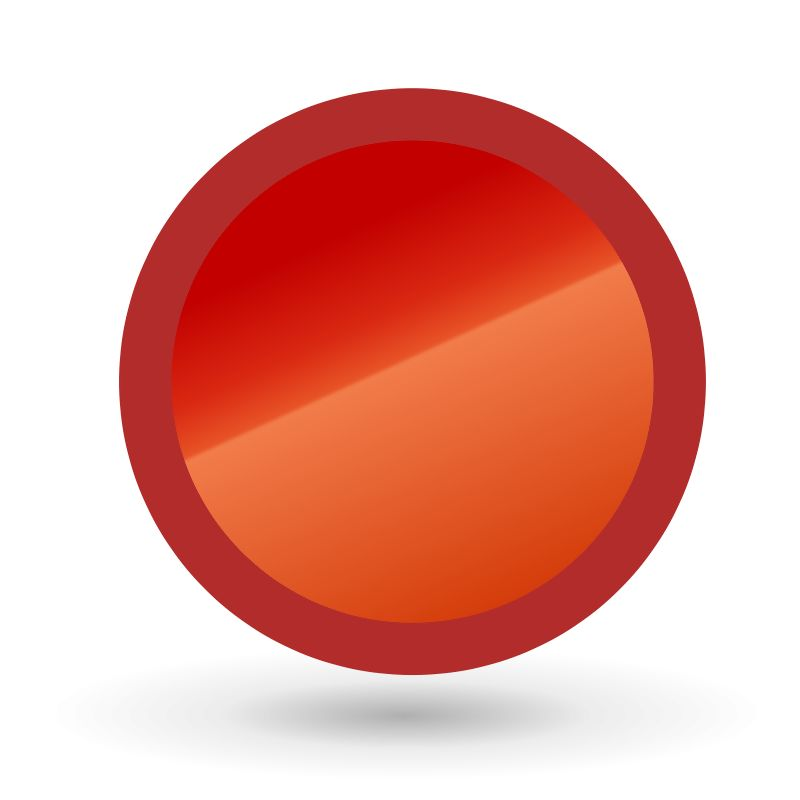
#> input picture timg.jpg, 800 x 800 px
$ jupyter execute Learn_OpenCV_9.ipynb   (older library calls are emulated)
#> lines starting #> are read from the running program, lines starting #| are printed output that depends on the picture; after the words box and inside, x2 and y2 are one past the last pixel; in counts of white or black regions, pixels touching at a corner belong together
# 二值化找到图形边界

[cell 1]
import numpy as np
import cv2

[cell 2]
im = cv2.imread('timg.jpg')
#> im is the input picture: shape (800, 800, 3); mean B, G, R 160.4, 170.3, 232.5
cv2.imshow("im",im)
imgray = cv2.cvtColor(im,cv2.COLOR_BGR2GRAY)
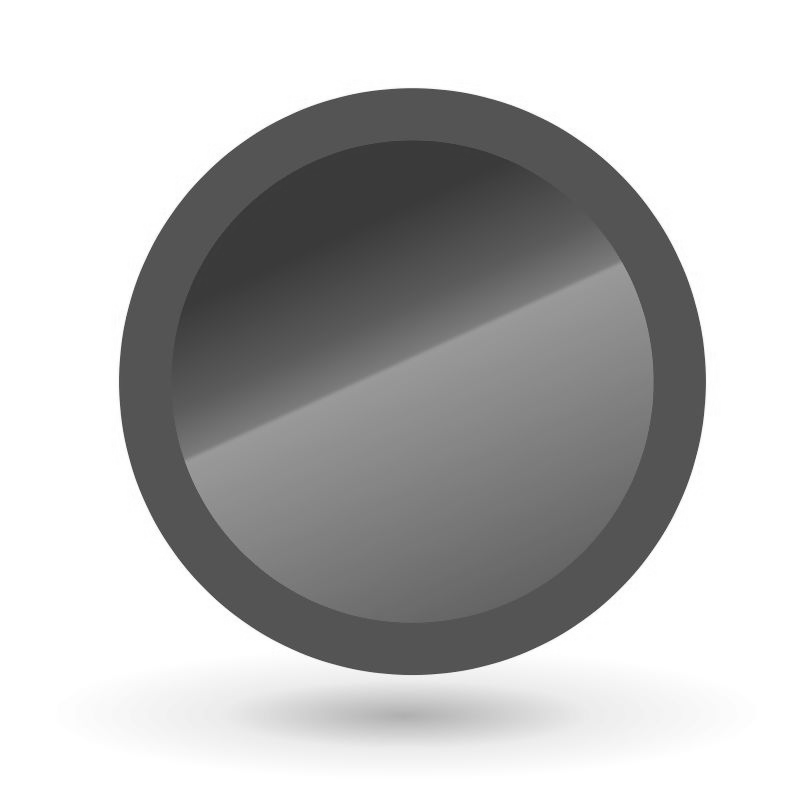
#> imgray: shape (800, 800); min 52, max 255, mean 187.8
cv2.imshow("gray",imgray)
ret,thresh = cv2.threshold(imgray,127,255,0)
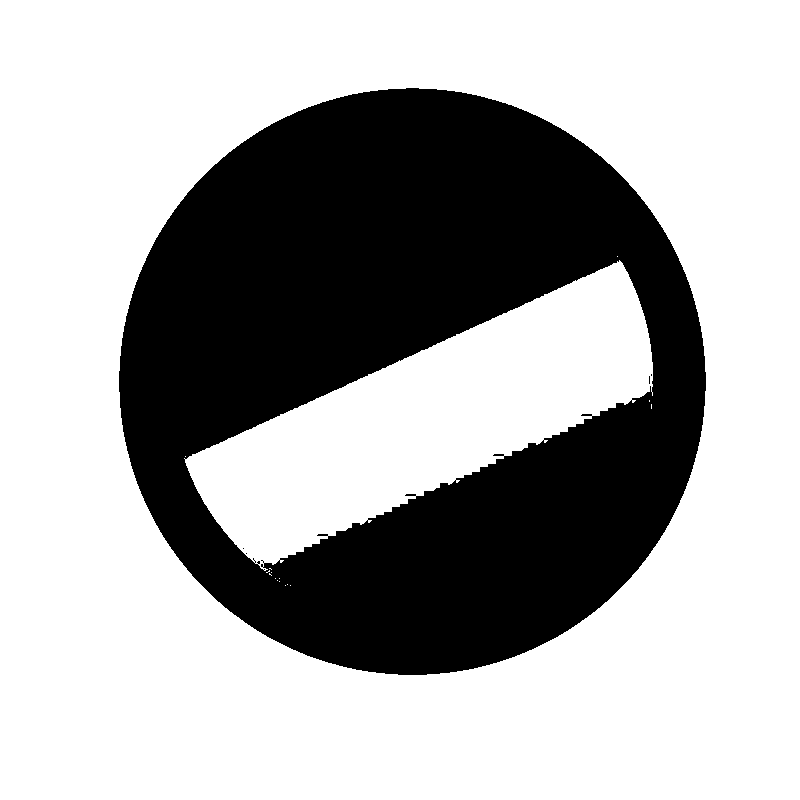
#> thresh: shape (800, 800); 67.4% white; 5 black regions (4 under 20 px)
cv2.imshow("thresh",thresh)
image, contours, hierarchy = cv2.findContours(thresh,cv2.RETR_TREE,cv2.CHAIN_APPROX_SIMPLE)
#> contours = 34 contours, 27 with area under 20; largest, box (x1, y1, x2, y2) and area: (0, 0, 800, 800) 638401, (118, 87, 707, 676) 270952, (184, 260, 653, 571) 60990, (316, 533, 329, 537) 32, (404, 493, 417, 497) 32, (492, 453, 505, 457) 32, (580, 413, 593, 417) 32
cv2.imshow("image",image)
cv2.waitKey(0)
cv2.destroyAllWindows()

[cell 3]
img = np.ones(im.shape[:2])
cv2.imshow("img",img)
img = cv2.drawContours(img,contours,-1,(0,255,0),2)
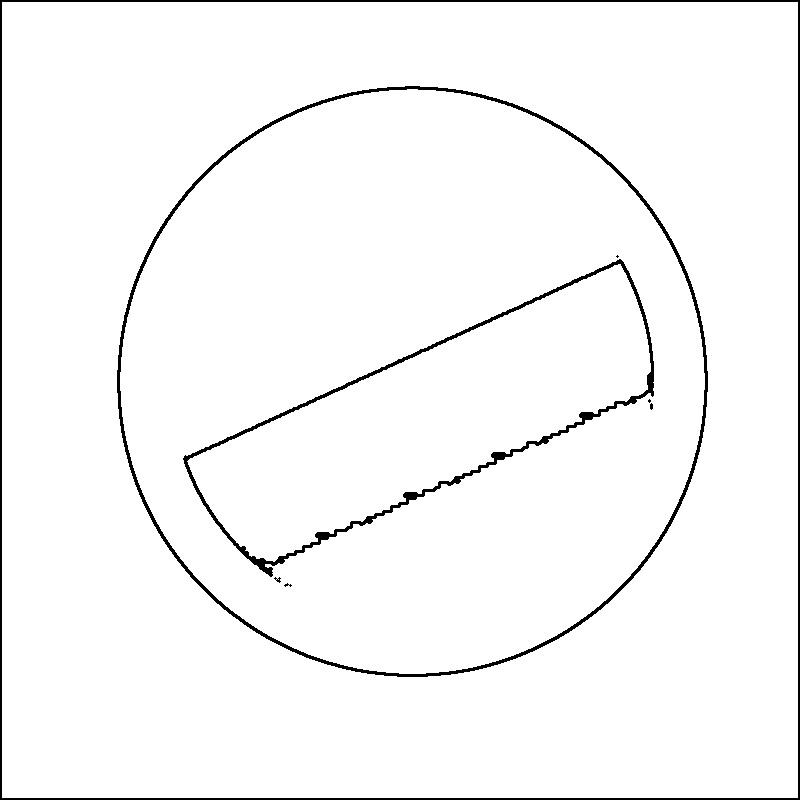
#> img: shape (800, 800) float64; values 0 (black) and 1 (white), 97.2% white; 8 black regions (4 under 20 px)
cv2.imshow("imgF",img)
cv2.waitKey(0)
cv2.destroyAllWindows()

[cell 4]
contours
#> Out has the same summary as contours

[cell 5]
hierarchy
#> Out = 34 rows, first 6: [-1, -1, 1, -1], [-1, -1, 2, 0], [3, -1, -1, 1], [4, 2, -1, 1], [5, 3, -1, 1], [6, 4, -1, 1]
